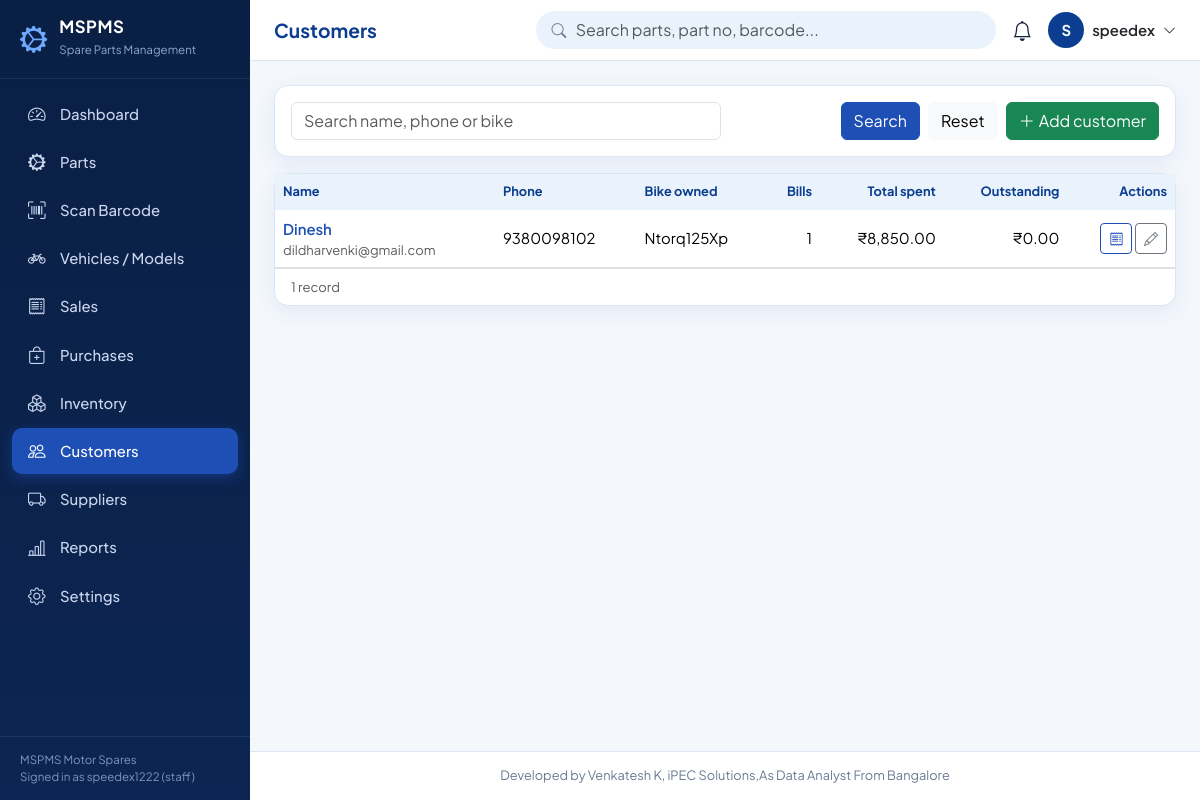
Screenshot of /customers (signed in) with the database file from the repository.
### tables this page shows
CREATE TABLE settings (
    key   TEXT PRIMARY KEY,
    value TEXT
);

CREATE TABLE users (
    id            INTEGER PRIMARY KEY AUTOINCREMENT,
    username      TEXT NOT NULL UNIQUE COLLATE NOCASE CHECK (length(username) >= 3),
    password_hash TEXT NOT NULL,
    full_name     TEXT NOT NULL,
    email         TEXT,
    role          TEXT NOT NULL DEFAULT 'staff' CHECK (role IN ('admin','manager','staff')),
    active        INTEGER NOT NULL DEFAULT 1 CHECK (active IN (0,1)),
    created_at    TEXT NOT NULL DEFAULT (datetime('now','localtime'))
);

CREATE TABLE customers (
    id         INTEGER PRIMARY KEY AUTOINCREMENT,
    name       TEXT NOT NULL,
    phone      TEXT,
    email      TEXT,
    address    TEXT,
    bike_owned TEXT,
    created_at TEXT NOT NULL DEFAULT (datetime('now','localtime'))
);

### app.py (the view)
@app.route("/customers")
def customers():
    q = request.args.get("q", "").strip()
    sql = CUST_SQL + (" WHERE c.name LIKE ? OR c.phone LIKE ? OR c.bike_owned LIKE ?" if q else "") + " ORDER BY c.name"
    rows, pg = paginate(sql, [f"%{q}%"] * 3 if q else [], page_arg(), 10)
    return render_template("customers.html", rows=rows, pg=pg, a=request.args)

### app.py (called while the page is built)
def get_db():
    if "db" not in g:
        g.db = sqlite3.connect(DB_PATH)
        g.db.row_factory = sqlite3.Row
        g.db.execute("PRAGMA foreign_keys = ON")
    return g.db

def qall(sql, args=()):
    return get_db().execute(sql, args).fetchall()

def qone(sql, args=()):
    return get_db().execute(sql, args).fetchone()

def S(key, default=""):
    row = qone("SELECT value FROM settings WHERE key=?", (key,))
    return row["value"] if row and row["value"] is not None else default

def paginate(sql, args, page, per=10):
    total = qone(f"SELECT COUNT(*) c FROM ({sql})", args)["c"]
    pages = max(1, -(-total // per))
    page = min(max(page, 1), pages)
    rows = qall(f"{sql} LIMIT ? OFFSET ?", (*args, per, (page - 1) * per))
    return rows, dict(page=page, pages=pages, total=total, per=per)

def page_arg():
    try:
        return int(request.args.get("page", 1))
    except ValueError:
        return 1

def inr(v, dec=2):
    try:
        v = float(v or 0)
    except (TypeError, ValueError):
        return v
    neg, v = v < 0, abs(v)
    whole, _, frac = f"{v:.{dec}f}".partition(".")
    if len(whole) > 3:
        head, tail, groups = whole[:-3], whole[-3:], []
        while len(head) > 2:
            groups.insert(0, head[-2:])
            head = head[:-2]
        if head:
            groups.insert(0, head)
        whole = ",".join(groups + [tail])
    return ("-" if neg else "") + "₹" + whole + ("." + frac if dec else "")

@app.template_filter("inr")
def inr_filter(v, dec=2):
    return inr(v, dec)

@app.template_global()
def csrf_token():
    if "_csrf" not in session:
        session["_csrf"] = secrets.token_hex(16)
    return session["_csrf"]

@app.template_global()
def csrf_input():
    return Markup(f'<input type="hidden" name="csrf_token" value="{csrf_token()}">')

@app.context_processor
def inject_globals():
    ctx = dict(CREDIT=CREDIT, shop_name=S("shop_name", "MSPMS"))
    if g.get("user"):
        ctx["low_count"] = qone(f"SELECT COUNT(*) c FROM ({PARTS_SQL}) WHERE total_qty <= reorder_level")["c"]
        ctx["low_list"] = qall(f"{PARTS_SQL} WHERE COALESCE(t.q,0) <= p.reorder_level ORDER BY total_qty LIMIT 6")
    return ctx

### templates/customers.html (shortened to what this page needs)
{% extends 'base.html' %}
{% from 'macros.html' import pager, delete_btn, empty %}
{% block title %}Customers{% endblock %}
{% block content %}
<div class="card mb-3"><div class="card-body"><form method="get" class="row g-2 align-items-end">
  <div class="col-md-6"><input class="form-control" name="q" value="{{ a.get('q','') }}" placeholder="Search name, phone or bike"></div>
  <div class="col-md-6 d-flex gap-2 justify-content-md-end"><button class="btn btn-primary">Search</button><a class="btn btn-light" href="{{ url_for('customers') }}">Reset</a>
    <button type="button" class="btn btn-success" data-bs-toggle="modal" data-bs-target="#custModal" data-new-target="#custModal" data-title="Add customer"><i class="bi bi-plus-lg me-1"></i>Add customer</button></div></form></div></div>
<div class="card"><div class="table-responsive"><table class="table table-hover"><thead><tr><th>Name</th><th>Phone</th><th>Bike owned</th><th class="text-end">Bills</th><th class="text-end">Total spent</th><th class="text-end">Outstanding</th><th class="text-end">Actions</th></tr></thead><tbody>
{% for c in rows %}<tr><td><a class="fw-semibold text-decoration-none" href="{{ url_for('customer_detail', cid=c.id) }}">{{ c.name }}</a><div class="small text-muted">{{ c.email or '' }}</div></td><td>{{ c.phone or '-' }}</td><td>{{ c.bike_owned or '-' }}</td>
  <td class="text-end">{{ c.bills }}</td><td class="text-end">{{ c.spent|inr }}</td><td class="text-end {{ 'text-danger fw-semibold' if c.outstanding > 0.005 }}">{{ c.outstanding|inr }}</td>
  <td class="text-end text-nowrap"><a class="btn btn-sm btn-outline-primary" href="{{ url_for('sale_new', customer_id=c.id) }}" title="New bill"><i class="bi bi-receipt"></i></a>
    <button class="btn btn-sm btn-outline-secondary" data-bs-toggle="modal" data-bs-target="#custModal" data-edit-target="#custModal" data-title="Edit customer" data-id="{{ c.id }}" data-name="{{ c.name }}" data-phone="{{ c.phone or '' }}" data-email="{{ c.email or '' }}" data-address="{{ c.address or '' }}" data-bike_owned="{{ c.bike_owned or '' }}"><i class="bi bi-pencil"></i></button>
    {% if g.user.role != 'staff' %}{{ delete_btn(url_for('customer_delete', cid=c.id), 'Delete ' ~ c.name ~ '? Past bills are kept as walk-in sales.') }}{% endif %}</td></tr>
{% else %}<tr><td colspan="7">{{ empty('No customers found.', 'people') }}</td></tr>{% endfor %}</tbody></table></div>{{ pager(pg) }}</div>
{% endblock %}

### templates/base.html (shortened to what this page needs)
<!doctype html>
<html lang="en">
<head>
  <link href="https://cdn.jsdelivr.net/npm/bootstrap@5.3.3/dist/css/bootstrap.min.css" rel="stylesheet">
  <link href="https://cdn.jsdelivr.net/npm/bootstrap-icons@1.11.3/font/bootstrap-icons.min.css" rel="stylesheet">
  <link href="{{ url_for('static', filename='css/style.css') }}" rel="stylesheet">
</head>
<body>
{% set nav = [
  ('/', 'Dashboard', 'speedometer2'), ('/parts', 'Parts', 'gear-wide-connected'), ('/scan', 'Scan Barcode', 'upc-scan'),
  ('/bikes', 'Vehicles / Models', 'bicycle'), ('/sales', 'Sales', 'receipt'), ('/purchases', 'Purchases', 'bag-plus'),
  ('/inventory', 'Inventory', 'boxes'), ('/customers', 'Customers', 'people'), ('/suppliers', 'Suppliers', 'truck'),
  ('/reports', 'Reports', 'bar-chart-line'), ('/settings', 'Settings', 'gear')] %}
<aside class="sidebar" id="sidebar" aria-label="Main navigation">
  <div class="brand"><i class="bi bi-gear-wide-connected"></i><div><b>MSPMS</b><small>Spare Parts Management</small></div></div>
  <nav>
    {% for href, label, icon in nav %}
    <a href="{{ href }}" class="{{ 'active' if (request.path == '/' if href == '/' else request.path.startswith(href)) }}"><i class="bi bi-{{ icon }}"></i>{{ label }}</a>
    {% endfor %}
  </nav>
  <div class="side-foot">{{ shop_name }}<br>Signed in as {{ g.user.username }} ({{ g.user.role }})</div>
</aside>
<div class="main">
  <header class="topbar no-print">
    <h1 class="page-title">{% block page_title %}{{ self.title() }}{% endblock %}</h1>
    <div class="gsearch d-none d-sm-block">
      <i class="bi bi-search"></i>
      <form action="{{ url_for('parts_list') }}" method="get" autocomplete="off">
        <input class="form-control" id="globalSearch" name="q" placeholder="Search parts, part no, barcode..." aria-label="Search parts">
      </form>
    </div>
    <div class="dropdown ms-auto ms-sm-0">
      <a href="#" class="bell" data-bs-toggle="dropdown" aria-label="Notifications"><i class="bi bi-bell"></i>
        {% if low_count %}<span class="badge rounded-pill bg-danger">{{ low_count }}</span>{% endif %}</a>
    </div>
    <div class="dropdown">
      <a href="#" class="d-flex align-items-center gap-2 text-decoration-none text-dark" data-bs-toggle="dropdown" aria-label="User menu">
        <span class="avatar">{{ g.user.full_name[:1]|upper }}</span><span class="d-none d-md-inline fw-semibold">{{ g.user.full_name }}</span><i class="bi bi-chevron-down small"></i></a>
    </div>
  </header>
  <main class="content">
    {% block content %}{% endblock %}
  </main>
  <footer class="app-footer">{{ CREDIT }}</footer>
</div>
</body>
</html>

### static/css/style.css (style rules this page uses)
:root { --navy:#0A1F44; --royal:#0B3D91; --blue:#1E4FB5; --panel:#EAF2FB; --bg:#F4F8FD; --ink:#16233b; --muted:#6b7a93; --line:#dbe5f3; --ok:#12805c; --warn:#b7791f; --bad:#c0392b; --radius:14px; --shadow:0 6px 22px rgba(11,61,145,.08); --bs-primary:#1E4FB5; --bs-primary-rgb:30,79,181; --bs-body-font-family:'Plus Jakarta Sans',system-ui,-apple-system,'Segoe UI',Roboto,sans-serif; }
body { background:var(--bg);color:var(--ink);font-size:.93rem }
a { color:var(--blue) }
.btn-primary { --bs-btn-bg:var(--blue);--bs-btn-border-color:var(--blue);--bs-btn-hover-bg:var(--royal);--bs-btn-hover-border-color:var(--royal);--bs-btn-active-bg:var(--royal);--bs-btn-disabled-bg:var(--blue) }
.btn-outline-primary { --bs-btn-color:var(--blue);--bs-btn-border-color:var(--blue);--bs-btn-hover-bg:var(--blue);--bs-btn-hover-border-color:var(--blue) }
.sidebar { position:fixed;inset:0 auto 0 0;width:250px;background:linear-gradient(180deg,var(--navy) 0%,#0c2552 100%);color:#c9d6ee;z-index:1040;display:flex;flex-direction:column;transition:transform .25s ease }
.sidebar .brand { display:flex;gap:.75rem;align-items:center;padding:1.15rem 1.25rem;border-bottom:1px solid rgba(255,255,255,.08);color:#fff }
.sidebar .brand i { font-size:1.7rem;color:#6ea8ff }
.sidebar .brand b { display:block;letter-spacing:.5px;font-size:1.05rem;line-height:1.1 }
.sidebar .brand small { color:#8fa6d1;font-size:.72rem }
.sidebar nav { padding:.75rem;overflow-y:auto;flex:1 }
.sidebar nav a { display:flex;align-items:center;gap:.8rem;padding:.62rem .9rem;border-radius:10px;color:#c9d6ee;text-decoration:none;margin-bottom:2px;font-weight:500 }
.sidebar nav a i { font-size:1.1rem;width:1.3rem;text-align:center }
.sidebar nav a.active { background:var(--blue);color:#fff;box-shadow:0 4px 14px rgba(30,79,181,.45) }
.sidebar .side-foot { padding:.9rem 1.25rem;font-size:.72rem;color:#7f95c0;border-top:1px solid rgba(255,255,255,.08) }
.main { margin-left:250px;min-height:100vh;display:flex;flex-direction:column }
.topbar { position:sticky;top:0;z-index:1020;background:#fff;border-bottom:1px solid var(--line);padding:.7rem 1.5rem;display:flex;align-items:center;gap:1rem }
.page-title { font-size:1.2rem;font-weight:700;margin:0;color:var(--royal);white-space:nowrap }
.gsearch { position:relative;flex:1;max-width:460px;margin-left:auto }
.gsearch input { border-radius:30px;padding-left:2.4rem;background:var(--panel);border-color:transparent }
.gsearch>i { position:absolute;left:.95rem;top:50%;transform:translateY(-50%);color:var(--muted) }
.bell { position:relative;color:var(--ink);font-size:1.25rem }
.avatar { width:36px;height:36px;border-radius:50%;background:var(--royal);color:#fff;display:inline-flex;align-items:center;justify-content:center;font-weight:700 }
.content { padding:1.5rem;flex:1 }
.app-footer { padding:.9rem 1.5rem;text-align:center;color:var(--muted);font-size:.8rem;border-top:1px solid var(--line);background:#fff }
.card { border:1px solid var(--line);border-radius:var(--radius);box-shadow:var(--shadow) }
.table { --bs-table-bg:transparent;margin-bottom:0 }
.table thead th { background:var(--panel);color:var(--royal);font-weight:700;font-size:.8rem;border-bottom:0;white-space:nowrap }
.table td { vertical-align:middle }

### rows the page displays
settings: value "MSPMS Motor Spares"
users: user.username "speedex1222", user.role "staff", user "S", user.full_name "speedex"
customers: name "Dinesh", email "dildharvenki@gmail.com", phone "9380098102", bike_owned "Ntorq125Xp", bills "1", spent|inr "₹8,850.00", outstanding|inr "₹0.00"

### other values shown
{{ label }} "Dashboard" "Parts" "Scan Barcode" "Vehicles / Models" "Sales" "Purchases" "Inventory" "Customers" "Suppliers" "Reports" "Settings"
{{ pg.total }} "1"
{{ CREDIT }} "Developed by Venkatesh K, iPEC Solutions,As Data Analyst From Bangalore"
